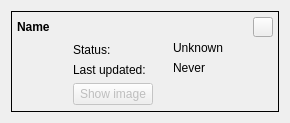
<?xml version="1.0" encoding="UTF-8"?>
<ui version="4.0">
 <class>SecurityCameraWidget</class>
 <widget class="QWidget" name="SecurityCameraWidget">
  <property name="geometry">
   <rect>
    <x>0</x>
    <y>0</y>
    <width>290</width>
    <height>123</height>
   </rect>
  </property>
  <property name="sizePolicy">
   <sizepolicy hsizetype="Fixed" vsizetype="Fixed">
    <horstretch>0</horstretch>
    <verstretch>0</verstretch>
   </sizepolicy>
  </property>
  <property name="windowTitle">
   <string>Security Camera</string>
  </property>
  <property name="styleSheet">
   <string notr="true"/>
  </property>
  <layout class="QGridLayout" name="gridLayout">
   <item row="0" column="0">
    <widget class="QFrame" name="frame">
     <property name="sizePolicy">
      <sizepolicy hsizetype="Preferred" vsizetype="Preferred">
       <horstretch>0</horstretch>
       <verstretch>0</verstretch>
      </sizepolicy>
     </property>
     <property name="styleSheet">
      <string notr="true">#frame { border: 1px solid black; }</string>
     </property>
     <property name="frameShape">
      <enum>QFrame::StyledPanel</enum>
     </property>
     <property name="frameShadow">
      <enum>QFrame::Raised</enum>
     </property>
     <layout class="QVBoxLayout" name="verticalLayout_2">
      <property name="leftMargin">
       <number>5</number>
      </property>
      <property name="topMargin">
       <number>5</number>
      </property>
      <property name="rightMargin">
       <number>5</number>
      </property>
      <property name="bottomMargin">
       <number>5</number>
      </property>
      <item>
       <layout class="QHBoxLayout" name="horizontalLayout_2">
        <item>
         <widget class="QLabel" name="labelName">
          <property name="font">
           <font>
            <weight>75</weight>
            <bold>true</bold>
           </font>
          </property>
          <property name="text">
           <string>Name</string>
          </property>
         </widget>
        </item>
        <item>
         <widget class="QPushButton" name="buttonRemove">
          <property name="sizePolicy">
           <sizepolicy hsizetype="Fixed" vsizetype="Fixed">
            <horstretch>0</horstretch>
            <verstretch>0</verstretch>
           </sizepolicy>
          </property>
          <property name="maximumSize">
           <size>
            <width>20</width>
            <height>20</height>
           </size>
          </property>
          <property name="icon">
           <iconset>
            <normalon>:/src/resources/icons/cancel.png</normalon>
           </iconset>
          </property>
         </widget>
        </item>
       </layout>
      </item>
      <item>
       <layout class="QHBoxLayout" name="horizontalLayout">
        <item>
         <widget class="QLabel" name="label">
          <property name="enabled">
           <bool>true</bool>
          </property>
          <property name="maximumSize">
           <size>
            <width>50</width>
            <height>50</height>
           </size>
          </property>
          <property name="text">
           <string/>
          </property>
          <property name="pixmap">
           <pixmap resource="../../../Resources.qrc">:/src/resources/icons/camera.png</pixmap>
          </property>
          <property name="scaledContents">
           <bool>true</bool>
          </property>
         </widget>
        </item>
        <item>
         <layout class="QFormLayout" name="formLayout">
          <property name="horizontalSpacing">
           <number>20</number>
          </property>
          <item row="0" column="0">
           <widget class="QLabel" name="label_2">
            <property name="text">
             <string>Status:</string>
            </property>
           </widget>
          </item>
          <item row="0" column="1">
           <widget class="QLabel" name="labelStatus">
            <property name="sizePolicy">
             <sizepolicy hsizetype="Fixed" vsizetype="Fixed">
              <horstretch>0</horstretch>
              <verstretch>0</verstretch>
             </sizepolicy>
            </property>
            <property name="minimumSize">
             <size>
              <width>100</width>
              <height>10</height>
             </size>
            </property>
            <property name="maximumSize">
             <size>
              <width>100</width>
              <height>10</height>
             </size>
            </property>
            <property name="text">
             <string>Unknown</string>
            </property>
           </widget>
          </item>
          <item row="1" column="0">
           <widget class="QLabel" name="label_4">
            <property name="text">
             <string>Last updated:</string>
            </property>
           </widget>
          </item>
          <item row="1" column="1">
           <widget class="QLabel" name="labelDate">
            <property name="sizePolicy">
             <sizepolicy hsizetype="Fixed" vsizetype="Fixed">
              <horstretch>0</horstretch>
              <verstretch>0</verstretch>
             </sizepolicy>
            </property>
            <property name="minimumSize">
             <size>
              <width>100</width>
              <height>10</height>
             </size>
            </property>
            <property name="maximumSize">
             <size>
              <width>100</width>
              <height>10</height>
             </size>
            </property>
            <property name="text">
             <string>Never</string>
            </property>
           </widget>
          </item>
          <item row="2" column="0">
           <widget class="QPushButton" name="buttonShowImage">
            <property name="enabled">
             <bool>false</bool>
            </property>
            <property name="text">
             <string>Show image</string>
            </property>
           </widget>
          </item>
         </layout>
        </item>
       </layout>
      </item>
     </layout>
    </widget>
   </item>
  </layout>
 </widget>
 <resources>
  <include location="../../../Resources.qrc"/>
  <include location="../../../Resources.qrc"/>
 </resources>
 <connections/>
</ui>
